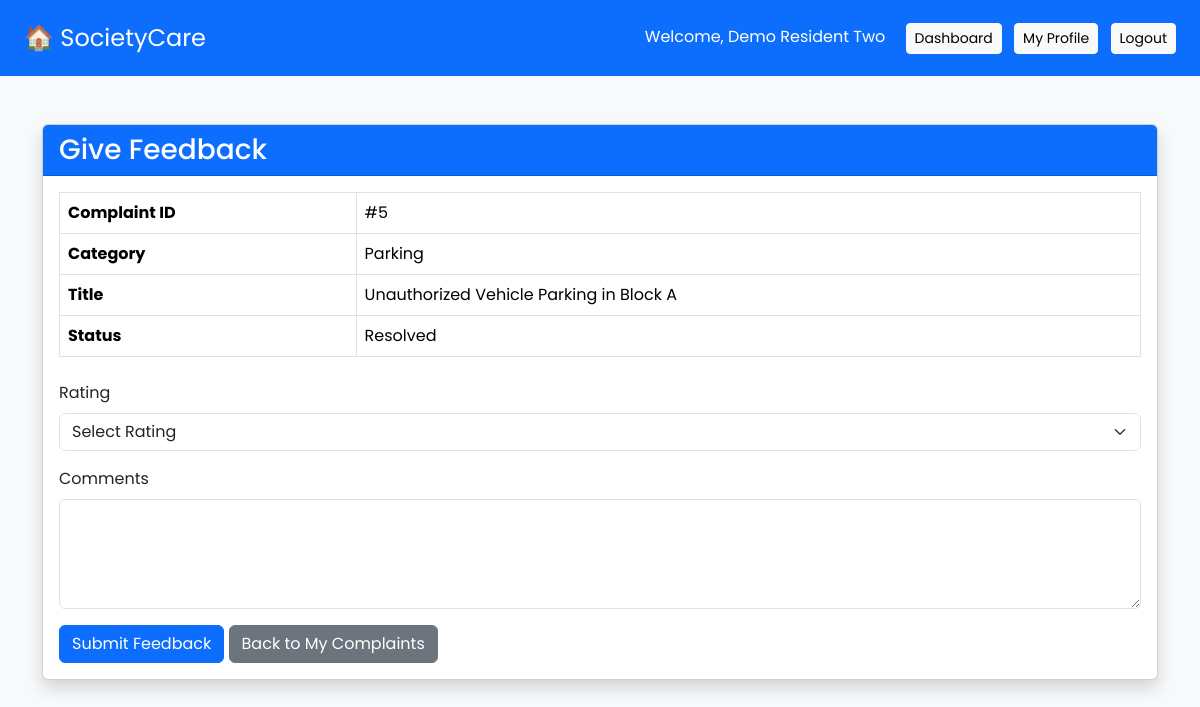
/resident/feedback.php?id=5 (signed in), run on the app's committed database.
### tables this page shows
CREATE TABLE `complaints` (
  `complaint_id` int(11) NOT NULL,
  `resident_id` int(11) NOT NULL,
  `category_id` int(11) NOT NULL,
  `title` varchar(150) NOT NULL,
  `description` text NOT NULL,
  `location` varchar(100) DEFAULT NULL,
  `issue_started` varchar(50) DEFAULT NULL,
  `priority` enum('Low','Medium','High') DEFAULT 'Medium',
  `photo` varchar(255) DEFAULT NULL,
  `status` enum('Pending','Assigned','In Progress','Resolved','Closed') DEFAULT 'Pending',
  `created_at` timestamp NOT NULL DEFAULT current_timestamp(),
  `admin_remark` text DEFAULT NULL
);

CREATE TABLE `categories` (
  `category_id` int(11) NOT NULL,
  `category_name` varchar(100) NOT NULL
);

### resident/feedback.php (the view, shortened to what this page needs)
<?php
function sc_feedback_escape($value) {
    return htmlspecialchars((string) ($value ?? ''), ENT_QUOTES, 'UTF-8');
}
$raw_id = $_GET['id'] ?? null;
$complaint_id = is_string($raw_id)
    ? filter_var($raw_id, FILTER_VALIDATE_INT, ['options' => ['min_range' => 1]])
    : false;
$resident_id = (int) $_SESSION['resident_id'];
try {
    $stmt = mysqli_prepare($conn, 'SELECT complaints.complaint_id, complaints.title,
                                          complaints.status, categories.category_name
                                   FROM complaints
                                   JOIN categories ON complaints.category_id = categories.category_id
                                   WHERE complaints.complaint_id = ?
                                     AND complaints.resident_id = ?
                                     AND complaints.status IN (\'Closed\', \'Resolved\')');
    mysqli_stmt_bind_param($stmt, 'ii', $complaint_id, $resident_id);
    mysqli_stmt_execute($stmt);
    $result = mysqli_stmt_get_result($stmt);
    $complaint = mysqli_fetch_assoc($result);
    $stmt = mysqli_prepare($conn, 'SELECT feedback_id FROM feedback WHERE complaint_id = ? LIMIT 1');
    mysqli_stmt_bind_param($stmt, 'i', $complaint_id);
    mysqli_stmt_execute($stmt);
    mysqli_stmt_store_result($stmt);
    $feedback_exists = mysqli_stmt_num_rows($stmt) > 0;
} catch (Throwable $e) {
    error_log('SocietyCare feedback page error: ' . $e->getMessage());
    http_response_code(500);
    exit('Unable to load the feedback form. Please try again later.');
}
?>
<!DOCTYPE html>
<html lang="en">
<head>
<link href="https://cdn.jsdelivr.net/npm/bootstrap@5.3.3/dist/css/bootstrap.min.css" rel="stylesheet">
<link rel="stylesheet" href="../assets/css/style.css">
</head>
<body class="bg-light">
<nav class="navbar navbar-dark bg-primary px-4">
    <span class="navbar-brand fs-4">🏠 SocietyCare</span>
    <div>
        <span class="text-white me-3">Welcome, <?php echo sc_feedback_escape($_SESSION['resident_name'] ?? 'Resident'); ?></span>
        <a href="dashboard.php" class="btn btn-light btn-sm me-2">Dashboard</a>
        <a href="profile.php" class="btn btn-light btn-sm me-2">My Profile</a>
        <a href="../logout.php" class="btn btn-light btn-sm">Logout</a>
    </div>
</nav>
<div class="container mt-5">
<div class="card shadow">
<div class="card-header bg-primary text-white"><h3 class="mb-0">Give Feedback</h3></div>
<div class="card-body">
    <table class="table table-bordered mb-4">
        <tr><th>Complaint ID</th><td>#<?php echo (int) $complaint['complaint_id']; ?></td></tr>
        <tr><th>Category</th><td><?php echo sc_feedback_escape($complaint['category_name']); ?></td></tr>
        <tr><th>Title</th><td><?php echo sc_feedback_escape($complaint['title']); ?></td></tr>
        <tr><th>Status</th><td><?php echo sc_feedback_escape($complaint['status']); ?></td></tr>
    </table>
    <?php if (!$feedback_exists) { ?>
        <form method="POST" action="feedback.php?id=<?php echo (int) $complaint_id; ?>">
            <div class="mb-3">
                <label class="form-label">Rating</label>
                <select name="rating" class="form-select" required>
                    <option value="">Select Rating</option>
                </select>
            </div>
            <div class="mb-3">
                <label class="form-label">Comments</label>
                <textarea name="comments" class="form-control" rows="4" maxlength="5000" required></textarea>
            </div>
            <button type="submit" name="submit_feedback" class="btn btn-primary">Submit Feedback</button>
            <a href="my-complaints.php" class="btn btn-secondary">Back to My Complaints</a>
        </form>
    <?php } else { ?>
        <a href="my-complaints.php" class="btn btn-secondary">Back to My Complaints</a>
    <?php } ?>
</div>
</div>
</div>
</body>
</html>

### assets/css/style.css (style rules this page uses)
* { margin:0; padding:0; box-sizing:border-box; font-family:'Poppins',sans-serif; }
body { background:#f5f7fb; color:#333; }
.navbar { background:rgba(0,0,0,0.25); backdrop-filter:blur(10px); padding:15px 0; }

### data on the page
complaints: complaint_id "5", category.category_name "Parking", title "Unauthorized Vehicle Parking in Block A", status "Resolved"

### other printed values
sc_feedback_escape($_SESSION['resident_name'] ?? 'Resident') "Demo Resident Two"
